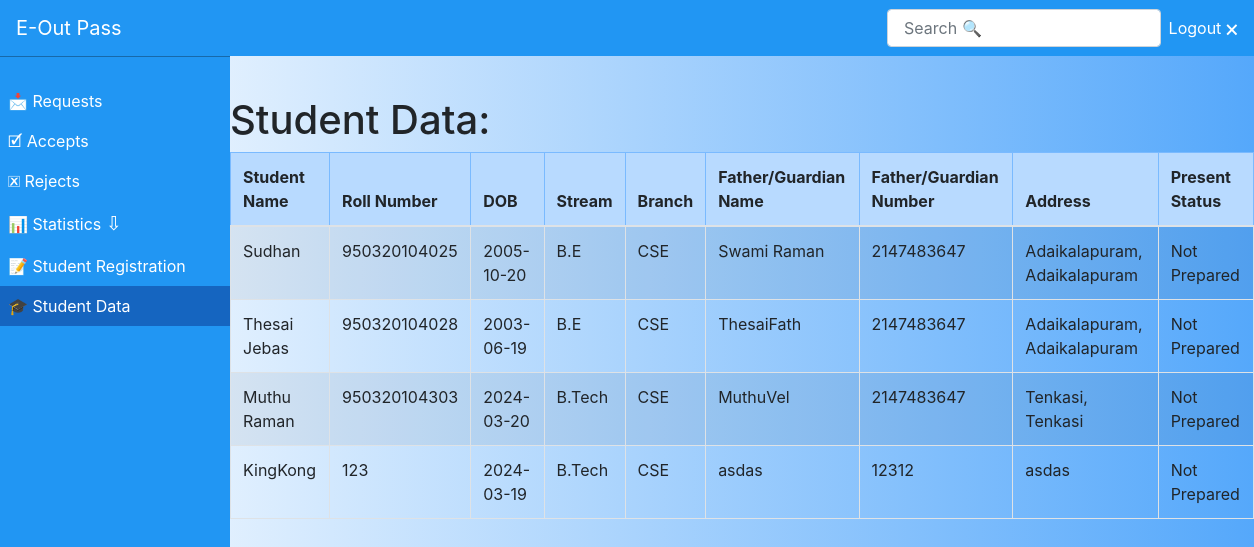
The app's page /thesaiFiles/studentdata.php (signed in) with its own data.
### tables this page shows
CREATE TABLE `student_details` (
  `studentdetailsid` int(11) NOT NULL,
  `sno` int(10) NOT NULL,
  `studentname` varchar(225) NOT NULL,
  `rollnumber` varchar(225) NOT NULL,
  `dateofbirth` varchar(225) NOT NULL,
  `stream` varchar(225) NOT NULL,
  `branch` varchar(225) NOT NULL,
  `father/guardianname` varchar(225) NOT NULL,
  `father/guardiannumber` int(11) NOT NULL,
  `address` varchar(225) NOT NULL,
  `datm` timestamp NOT NULL DEFAULT current_timestamp() ON UPDATE current_timestamp(),
  `classadvisor` varchar(100) NOT NULL
);

### thesaiFiles/studentdata.php (the view, shortened to what this page needs)
<!DOCTYPE html>
<html lang="en">
<head>
	<link rel="stylesheet" href="https://stackpath.bootstrapcdn.com/bootstrap/4.3.1/css/bootstrap.min.css">
  </head>
  <body>
<nav class="navbar navbar-expand-lg navbar-dark fixed-top " style="background:#2196f3;">
	<a class="navbar-brand"  style="color: white;" href="#">E-Out Pass</a>
	<div class="collapse navbar-collapse" id="navbarCollapse">
	  <ul class="navbar-nav mr-auto sidenav" id="navAccordion"  >
		  <br>
		<li class="nav-item ">
		  <a class="nav-link" href="requests.php" > &#128233; Requests<span class="sr-only">(current)</span></a>
		</li>
		<li class="nav-item ">
		  <a class="nav-link" href="accepts.php">  &#128505;  Accepts</a>
		</li>
		<li class="nav-item ">
			<a class="nav-link" href="rejects.php"> &#128503; Rejects</a>
		  </li>
		<li class="nav-item">
		  <a
			class="nav-link nav-link-collapse"
			href="#"
			id="hasSubItems"
			data-toggle="collapse"
			data-target="#collapseSubItems2"
			aria-controls="collapseSubItems2"
			aria-expanded="false"
		  > &#128202; Statistics            <big>⇩</big></a>
		</li>
		<li class="nav-item">
		  <a class="nav-link" href="studentregistration.php"> &#128221; Student Registration</a>
		</li>
		<li class="nav-item active">
			<a class="nav-link" href="studentdata.php">&#127891; Student Data</a>
		  </li>
	  </ul>
	  <form class="form-inline ml-auto mt-2 mt-md-0">
		<input class="form-control mr-sm-2" type="text" id="myInput" onkeyup="myFunction()" placeholder=" Search &#128269;" aria-label="Search">
	  </form>
	  <a href="logout.php">Logout &#128473;</a>
	</div>
  </nav>
  <main class="content-wrapper">
<div>
	<h1>Student Data:</h1>
</div>
<div class="table-responsive-sm">
	<table class="table table-striped table-bordered">
		<thead>
			<tr class="table-primary" >
              <th scope="col">Student Name</th>
			  <th scope="col">Roll Number</th>
			  <th scope="col">DOB</th>
			  <th scope="col">Stream</th>
			  <th scope="col">Branch </th>
			  <th scope="col">Father/Guardian Name</th>
			  <th scope="col">Father/Guardian Number</th>
              <th scope="col">Address</th>
              <th scope="col">Present Status</th>
			</tr>
		  </thead>
		  <tbody id="myTable">
			  <?PHP
			  include "../Includes/conn.php";
				$query="SELECT * FROM `student_details`";
				$sql=mysqli_query($conn,$query);
			  while($row = mysqli_fetch_array($sql))
			  {
					echo "<tr  scope='row'>
						<td>".$row['studentname']."</td><td>".$row['rollnumber']."</td><td>".$row['dateofbirth']."</td>
						<td>".$row['stream']."</td><td>".$row['branch']."</td> <td>".$row['father/guardianname']."</td>
						<td>".$row['father/guardiannumber']."</td> <td>".$row['address']."</td><td>Not Prepared</td>
						</tr>";
			  }
			 ?>
		  </tbody>
	</table>
  </div>
  </main>
</body>
</html>

### thesaiFiles/studentdata.php (style rules this page uses)
html { position: relative; min-height: 100%; }
body { padding-top: 4.5rem; margin-bottom: 4.5rem; background: linear-gradient(to left, #55A8FB 0%, white 100%); }
#navbarCollapse a { color: #fff; }
.nav-link-collapse:after { float: right; content: '\f067'; font-family: 'FontAwesome'; }
@media (min-width: 992px) { .sidenav { position: absolute; top: 0; left: 0; width: 230px; height: calc(100vh - 3.5rem); margin-top: 3.5rem; background:#2196f3; box-sizing: border-box; border-top: 1px solid rgba(0, 0, 0, 0.3); } }
@media (min-width: 992px) { .navbar-expand-lg .sidenav { flex-direction: column; } }
@media (min-width: 992px) { .content-wrapper { margin-left: 230px; } }
.active { background-color:#1565c0 ; }

### records on screen
student_details: studentname "Sudhan", rollnumber "950320104025", dateofbirth "2005-10-20", stream "B.E", branch "CSE", value "Swami Raman", value "2147483647", address "Adaikalapuram, Adaikalapuram"
student_details: studentname "Thesai Jebas", rollnumber "950320104028", dateofbirth "2003-06-19", stream "B.E", branch "CSE", value "ThesaiFath", value "2147483647", address "Adaikalapuram, Adaikalapuram"
student_details: studentname "Muthu Raman", rollnumber "950320104303", dateofbirth "2024-03-20", stream "B.Tech", branch "CSE", value "MuthuVel", value "2147483647", address "Tenkasi, Tenkasi"
student_details: studentname "KingKong", rollnumber "123", dateofbirth "2024-03-19", stream "B.Tech", branch "CSE", value "asdas", value "12312", address "asdas"
